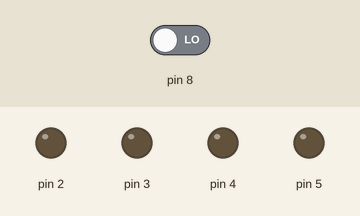
The sketch below on a simulated Arduino Uno, built with avr-gcc and run on an emulated ATmega328P. On the bench: output pins drawn as LEDs (lit = HIGH). Dashed ring = blinking. The test bench sets the inputs (shaded band); at power-on: pin 8 LOW. What the sketch prints to the serial monitor is not drawn.

Above: at 1.2 s.
1.3 s: pin 8 driven HIGH
At 1.4 s:
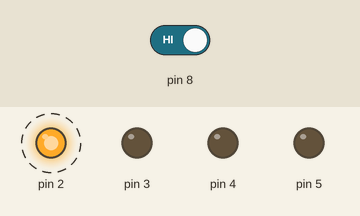
4.3 s: pin 8 driven LOW
At 5.5 s:
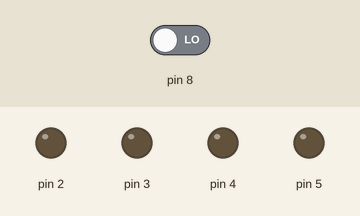
Timing chart, 0 to 7.3 s (numbered marks = the images above; inputs shaded):
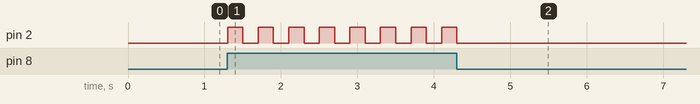

Measured:
- after the input at 1.3 s, pin 2: alternates HIGH for 0.20 s and LOW for 0.20 s, starting at once
- after the input at 4.3 s, pin 2: goes on until 4.3 s, then stays LOW

The sketch:

Blink.ino
```cpp
int contador = 0;
int pasado = 0;

void setup() {
  Serial.begin(9600);
  pinMode(2, OUTPUT);
  pinMode(3, OUTPUT);
  pinMode(4, OUTPUT);
  pinMode(5, OUTPUT);
  pinMode(8, INPUT);
}

void loop() {
  int actual = digitalRead(8);
  if(actual == HIGH){
  digitalWrite(2, HIGH);
  delay(200);
  digitalWrite(2, LOW);
  delay(200);
  }

  if(pasado == LOW && actual == HIGH){
    contador++;
  }

  pasado = actual;
  Serial.println(contador);
}
```
